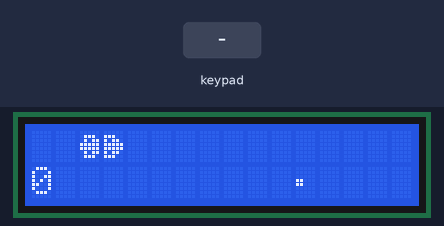
Recording of a sketch running on a simulated Arduino Uno, built with avr-gcc and run on an emulated ATmega328P. Shown: 16×2 character LCD. The inputs (shaded band) are chosen by the test bench. Random numbers use the default seed unless the sketch sets one; what the sketch prints to the serial monitor is not drawn.

Above: at 1.3 s.
1.4 s: key '8' pressed
At 2.9 s:
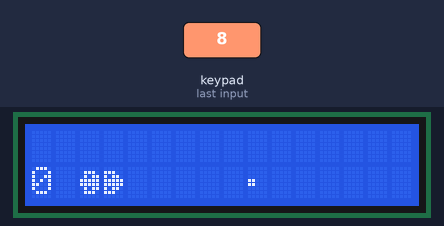
3.6 s: keypad keys 2 3 4 5 pressed 0.4 s apart
At 6.5 s:
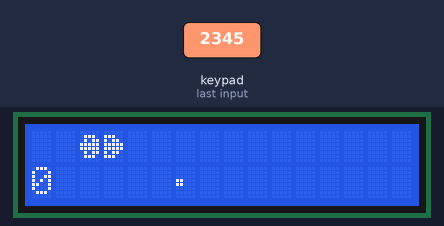
6.7 s: keypad keys 9 8 7 6 pressed 0.4 s apart
At 8.5 s:
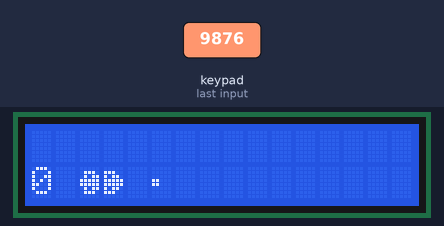
11.3 s: key '2' pressed
At 14.1 s:
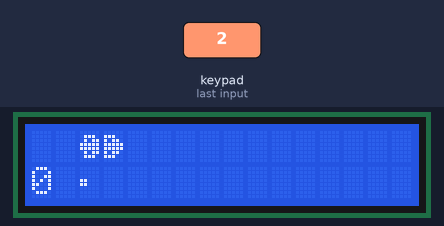
14.3 s: keypad keys 9 8 7 6 # pressed 0.4 s apart
At 15.9 s:
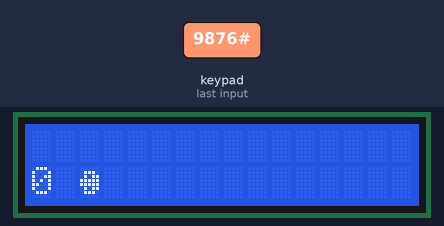
17.8 s: keypad keys 9 8 7 6 * pressed 0.4 s apart
At 22.6 s:
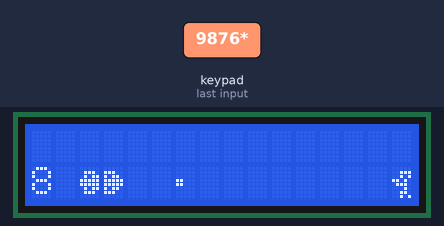
Timing chart, 0 to 24.1 s (numbered marks = the images above; inputs shaded):
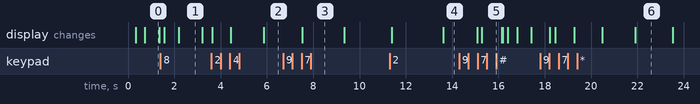

Measured:
- what the display in image 0 shows lasts 0.6 s, from 0.7 s to 1.3 s
- what the display in image 1 shows lasts 1.0 s, from 2.2 s to 3.2 s

The sketch:

PROG5_carMovement.ino
```cpp
#include <Wire.h>
#include <LiquidCrystal_I2C.h>
LiquidCrystal_I2C lcd(0x27,16,2);  // set the LCD address to 0x27 for a 16 chars and 2 line display

#if defined(ARDUINO) && ARDUINO >= 100
#define printByte(args)  write(args);
#else
#define printByte(args)  print(args,BYTE);
#endif

# include <Keypad.h>
const byte ROWS = 4; // Number of rows on the keypad
const byte COLS = 4; // Number of columns on the keypad
char keys[ROWS][COLS] = {
  {'1', '2', '3', 'A'},
  {'4', '5', '6', 'B'},
  {'7', '8', '9', 'C'},
  {'*', '0', '#', 'D'}
};
byte rowPins[ROWS] = {9, 8, 7, 6};    // Connect to the row pinouts of the keypad
byte colPins[COLS] = {2, 3, 4, 5};    // Connect to the column pinouts of the keypad
Keypad keypad = Keypad(makeKeymap(keys), rowPins, colPins, ROWS, COLS);


// HEART
uint8_t heartChar[8] = {0x0,0xa,0x1f,0x1f,0xe,0x4,0x0};

// ENEMY
uint8_t enemyChar[8] = {0x00,0x07,0x05,0x1A,0x0E,0x02,0x06,0x05};

uint8_t bulletChar[8] = {0x00,0x00,0x00,0x18,0x18,0x00,0x00,0x00};

// CAR
uint8_t carChar1[8] = {0x00,0x0E,0x0B,0x1F,0x1F,0x0B,0x0E,0x00};
uint8_t carChar2[8] = {0x00,0x1C,0x16,0x1F,0x1F,0x16,0x1C,0x00};

uint8_t emptyChar[8] = {0x00,0x00,0x00,0x00,0x00,0x00,0x00,0x00};

int topRow = 0;
int botRow = 1;

// int carPosition;
int score = 0;
int life = 3;

int bulletDistance = 9;
int counterForFirstLoop = 0;
int carDeathPoint = 3;


int bulletRowPosition;


long unsigned prevTimeInMillis = 0;
long unsigned prevTime = 0;
long unsigned parentPrevTime = 0;
long unsigned childPrevTime = 0;
bool playAgain;


int lives = 3;

void setup() {
  Serial.begin(9600);
  lcd.init();         // initialize the lcd
  lcd.backlight();
  lcd.clear();

  lcd.createChar(0, heartChar);
  lcd.createChar(1, carChar1);
  lcd.createChar(2, carChar2);
  lcd.createChar(3, enemyChar);
  lcd.createChar(4, bulletChar);
  lcd.createChar(5, emptyChar);

  racecar(topRow); // only for display

  // lives remaining
  // lcd.home();
  // lcd.print("XX");
  // lcd.printByte(7);

  // score
  // lcd.setCursor(0, botRow);
  // lcd.print("--");
}

// ###################################################################################################

void loop() {
  // TIME PROCESS
  long timeInMillis = millis();
  long timeInSeconds = timeInMillis /1000;

  // CHANGING VARIABLES PER LOOP
  char key = keypad.getKey(); // checks  keypad input everytime (every loop)
  int enemyRandomPosition = random(0,2); // generates random enemy (and bullet) row position
  int bulletHit = 0;  // bullet column position at deathpoint


  // score
  lcd.setCursor(0, botRow);
  lcd.print(timeScore(timeInSeconds));

  int carPositionFromKey = carMovement(key);

  int enemyBullet = enemy(enemyRandomPosition, timeInMillis);
  // SERIAL DIAGNOSTICS
  Serial.print("|enemyBullet: ");
  Serial.print(enemyBullet);


  long parentLoopInterval = 800;
  long childLoopInterval = 200;
  Serial.print(" |bullet movement loop... ");
  // if((timeInMillis - parentPrevTime) >= parentLoopInterval){ // bullet moves one column; millis acts as delay (millis delay)


  int bulletEndRange = 1;
  for ( int bulletColPos = 14; bulletColPos > bulletEndRange; bulletColPos--){
    lcd.setCursor(bulletColPos, enemyBullet);
    lcd.printByte(4);

    // HI, I'M THE PROBLEM, IT'S ME
    for (int bulletDisplacement = 14; bulletDisplacement > bulletColPos; bulletDisplacement--){ // prints the displacement (" ") of the bullet
      // if((timeInMillis - childPrevTime) >= childLoopInterval){ // bullet moves one column; millis acts as delay (millis delay)
      lcd.setCursor(bulletColPos + 1, enemyBullet);
      lcd.print(" ");
      // to move car
      char key = keypad.getKey(); // checks  keypad input everytime (every loop)
      carPositionFromKey = carMovement(key);
      Serial.print("|carposition: ");
      Serial.print(carPositionFromKey);
      delay(200);
    }
    if (bulletColPos == 3){
      bulletHit == bulletColPos;
    }
  }


  // SERIAL DIAGNOSTICS: prints the value of bullet column position
  Serial.print(" |BulletHit: ");
  Serial.print(bulletHit);
  if ((bulletHit == carDeathPoint) && (carPositionFromKey == enemyRandomPosition)){
    // lcd.blink();
    // delay(1000);
    // deathSound(); // todo: death sound function
    lives--;
    Serial.print("  Status: Dead# ");
    lcd.clear();
    lcd.home();
    lcd.print("  You are hit!");
    lcd.setCursor(2, 1);
    lcd.print(lives);
    lcd.print(" lives left");
    delay(1000);
    lcd.clear();
  } else {
    Serial.print("  Status: Alive ");
  }

  Serial.print("  Lives: ");
  Serial.print(lives);

  if (lives == 0){
    Serial.println();
    Serial.print("GAME OVER");
    lcd.clear();
    lcd.setCursor(6, 0);
    lcd.print("GAME");
    lcd.setCursor(6, 1);
    lcd.print("OVER");
    while(!Serial.available());
    do{
      if (!key){
        playAgain = false;
      } else {
        lcd.clear();
        lcd.setCursor(3, 0);
        lcd.print("DO YOU WANT ");
        lcd.print(" TO PLAY AGAIN?");
        delay(500);
      }
    } while (playAgain);
  }

  // SERIAL DIAGNOSTICS
  Serial.print(" |CarPosition: ");
  if (carPositionFromKey == 1){
    Serial.print(carPositionFromKey);
    Serial.print("(down)");
  } else {
    Serial.print(carPositionFromKey);
    Serial.print("(uupp)");
  }
  Serial.print(" |bulletRowPosition: ");
  Serial.print(enemyBullet);
  Serial.print(" |enemyPosition: ");
  Serial.print(enemyBullet);
  Serial.print(" |time: ");
  Serial.print(timeInSeconds);
  Serial.println(); // new line
}


// carMovement func: FUNCTION FOR THE MOVEMENT OF THE CAR; returns value of the current car position
int carMovement(char key){
  int carPosition;
  if (key){
    if (key == '2'){
      Serial.println("#######################          racecar up            #######################");
      racecar(0);
      lcd.setCursor(2, 1);
      lcd.print("  ");
      return 0;
    } else if (key == '8'){
      Serial.println("#######################          racecar down          #######################");
      racecar(1);
      lcd.setCursor(2, 0);
      lcd.print("  ");
      return 1;
    }
  }
}

// racercar func: COSTUMIZED CHARACTER FOR THE CAR
void racecar(int position){
  lcd.setCursor(2, position);
  lcd.printByte(1);
  lcd.printByte(2);
}


// enemy func: FUNCTION FOR ENEMY POSITION; returns the row of the bullet (same with the row of the enemy); uses millis() as delay
int enemy(int enemyPosition, long time){
  // Serial.println(cue);
  long cue = time;
  long interval = 1000;
  if ((cue - prevTime) >= interval){ // TODO: ADJUST THE TELEPORTATION SKILL OF ENEMY GUNNER
    // SERIAL DIAGNOSTICS
    // Serial.print("Time of position change: ");
    // Serial.println(cue);
    // Serial.print("Enemy position: ");
    // Serial.print(enemyPosition);
    if (enemyPosition == topRow){
      lcd.setCursor(15, enemyPosition);
      lcd.printByte(3);
      lcd.setCursor(15, 1);
      lcd.print(" ");
      // return enemyPosition = 0;
    } else if (enemyPosition == botRow){
      lcd.setCursor(15, enemyPosition);
      lcd.printByte(3);
      lcd.setCursor(15, 0);
      lcd.print(" ");
      // return enemyPosition = 1;
    }
    prevTime = cue;
    return enemyPosition;
  }
}


// bulletMovement func: MOVEMENT OF BULLET PER FRAME: uses marquee effect. Returns Bullet Column position
// int bulletMovement(int bulletRowPosition, int carPosition, long currentTime) {
//   // Serial.print(" | millis delay... time: ");
//   // Serial.print(currentTime*1000);
//   int bulletEndRange = 1;
//   for ( int bulletColPos = 14; bulletColPos > bulletEndRange; bulletColPos--){
//     lcd.setCursor(bulletColPos, bulletRowPosition);
//     lcd.printByte(4);

//     // HI, I'M THE PROBLEM, IT'S ME
//     if((currentTime - prevTime) >= 500){ // every half seconds, bullet moves one column; acts as delay
//       Serial.print(" |millis delay bullet movement... ");
//       for (int bulletDisplacement = 14; bulletDisplacement > bulletColPos; bulletDisplacement--){ // prints the displacement (" ") of the bullet
//         lcd.setCursor(bulletColPos + 1, bulletRowPosition);
//         lcd.printByte(" ");

//         // SERIAL DIAGNOSTICS: prints the value of bullet column position
//         // Serial.print(" |Child forloop displacement: ");
//         // Serial.print(bulletDisplacement);
//       }
//       prevTime = currentTime;
//     }

//     // SERIAL DIAGNOSTICS: prints the value of bullet column position
//     // Serial.print(" |bulletColPos: ");
//     // Serial.print(bulletColPos);
//     return bulletColPos;
//   }
// }

// timeScore func
int timeScore(int time){
  int score = time/2; // score per 2 seconds
  if (score>99)
    score = 99;
  return score;
}
```
